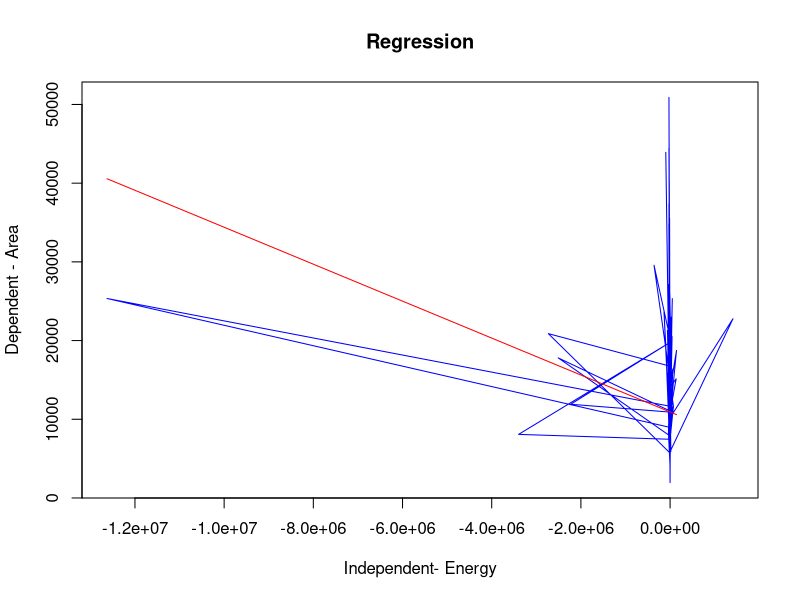

Here is the R script that generated this plot:
df <- read.csv('./regressionDataSet.csv')

summary(df)
cat('\n\n\n')

num_rows <- dim(df)[1]
train_percent <- 0.7
num_train_rows <- round(train_percent * num_rows)

train <- df[1:num_train_rows,]
test <- df[num_train_rows:num_rows,]

# for Predicting Area using Energy
lr <- lm(Area~Energy, df)
predicted <- predict(lr, test)

cor(df$Area[num_train_rows:num_rows], predicted)


root_mean_square <- function(x, y) {
	sqrt(mean((x-y)^2))
}

accuracy <- root_mean_square(df$Area[num_train_rows:num_rows], predicted)
accuracy

print(df$Energy)

plot(df$Energy, df$Area, main="Regression", type='l', xlab='Independent- Energy', ylab='Dependent - Area', col='blue')
lines(df$Energy[num_train_rows:num_rows], predicted, col='red', )

